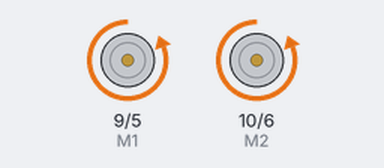
A sketch run on a simulated Arduino Uno, built with avr-gcc and run on an emulated ATmega328P. Parts: direction and speed pins drawn as motors (green arrow = direction pin HIGH = forward, orange = LOW = backward, longer = more drive).

Above: at 2.5 s.
At 8.0 s:
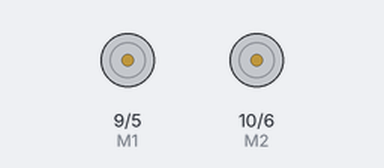
Timing chart, 0 to 14.3 s (numbered marks = the images above):
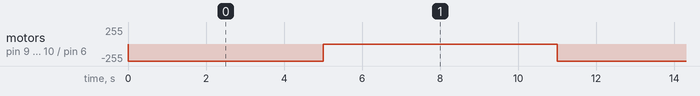

Measured:
- by itself, motor on pin 9 (M1) / pin 5 (E1), motor on pin 10 (M2) / pin 6 (E2): alternates backward 255/255 for 5.0 s and stopped for 6.0 s

The sketch:

motertest.ino
```cpp
int E1 = 5; //PWMA
int M1 = 9; //PWMA
int E2 = 6; //PWMB
int M2 = 10; //PWMB
void setup() {
 Serial.begin(9600);
 pinMode(E1, OUTPUT);
 digitalWrite(E1, LOW); // When not sending PWM, we want it low
 pinMode(M1, OUTPUT);
 digitalWrite(M1, LOW); // When not sending PWM, we want it low
 pinMode(E2, OUTPUT);
 digitalWrite(E2, LOW); // When not sending PWM, we want it low
 pinMode(M2, OUTPUT);
 digitalWrite(M2, LOW); // When not sending PWM, we want it low
}
void loop() {
digitalWrite(M1, LOW);
digitalWrite(E1, HIGH); //the speed value of motorA is 150
digitalWrite(M2, LOW);
digitalWrite(E2, HIGH); //the speed value of motorB is 150
delay(5000);
//******** ******************************//forward
digitalWrite(M1, LOW);
digitalWrite(E1, LOW); //the speed value of motorA is 0
digitalWrite(M2, LOW);
digitalWrite(E2, LOW); //the speed value of motorB is 0
delay(1000);//********************************************//stop
digitalWrite(M1, HIGH);//the speed value of motorA is 150
digitalWrite(E1, LOW);
digitalWrite(M2, HIGH);//the speed value of motorA is 150
digitalWrite(E2, LOW);
delay(5000);//*********************************************//back
}
```
